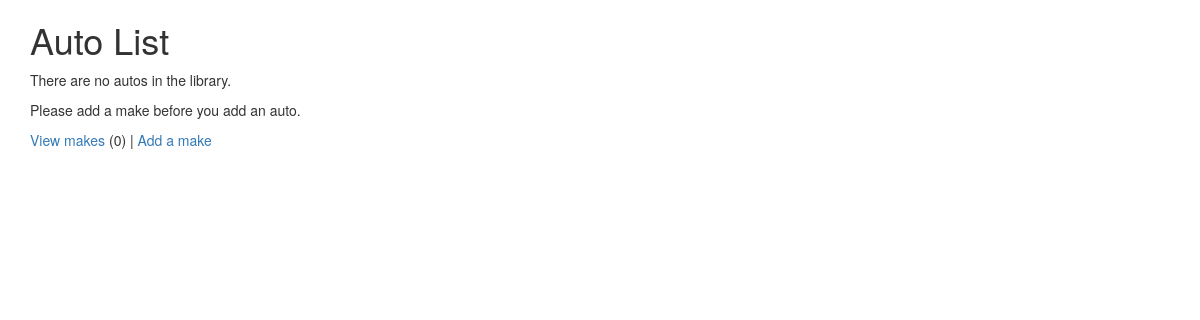
The app's page /autos/ (signed in), older data.
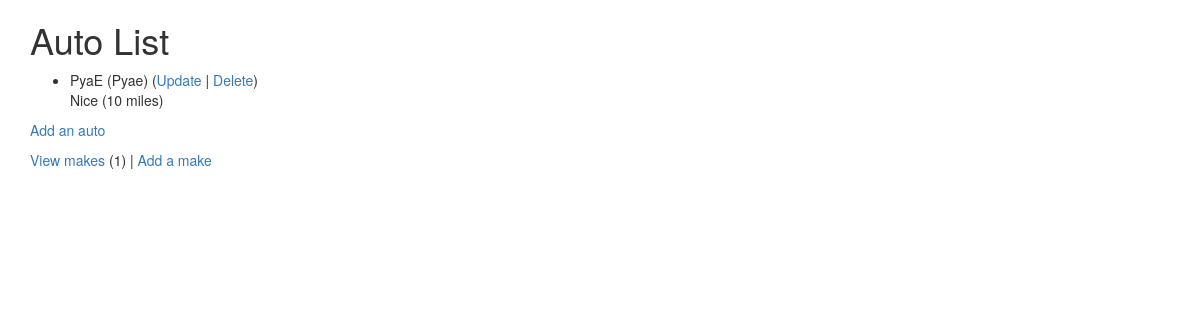
The same page, newer data.
### autos/models.py (models this page shows, shortened)
class Auto(models.Model):
    nickname = models.CharField(
            max_length=200,
            validators=[MinLengthValidator(2, "Nickname must be greater than 1 character")]
    )
    mileage = models.PositiveIntegerField()
    comments = models.CharField(max_length=300)
    make = models.ForeignKey('Make', on_delete=models.CASCADE, null=False)

class Make(models.Model):
    name = models.CharField(
            max_length=200,
            help_text='Enter a make (e.g. Dodge)',
            validators=[MinLengthValidator(2, "Make must be greater than 1 character")]
    )
    def __str__(self):
        return self.name

### autos/views.py (the view)
# urls.py: path('', views.MainView.as_view(), name='all'),
class MainView(LoginRequiredMixin, View):
    def get(self, request):
        mc = Make.objects.all().count()
        al = Auto.objects.all()
        ctx = {'make_count': mc, 'auto_list': al}
        return render(request, 'autos/auto_list.html', ctx)

### autos/templates/autos/auto_list.html
{% extends "base_bootstrap.html" %}
{% block content %}
  <h1>Auto List</h1>
  {% if auto_list %}
  <ul>
    {% for auto in auto_list %}
      <li>
          {{ auto.nickname }} ({{ auto.make }})
          (<a href="{% url 'autos:auto_update' auto.id %}">Update</a> |
          <a href="{% url 'autos:auto_delete' auto.id %}">Delete</a>) <br/>
          {{ auto.comments }} ({{ auto.mileage }} miles)
      </li>
    {% endfor %}
  </ul>
  {% else %}
    <p>There are no autos in the library.</p>
  {% endif %}
  <p>
    {% if make_count > 0 %}
      <a href="{% url 'autos:auto_create' %}">Add an auto</a>
    {% else %}
      Please add a make before you add an auto.
    {% endif %}
  </p>
  <p>
  <a href="{% url 'autos:make_list' %}">View makes</a> ({{ make_count }}) |
    <a href="{% url 'autos:make_create' %}">Add a make</a>
  </p>
{% endblock %}

Row changes from the older to the newer data that the page shows:
added Auto: nickname "PyaE", make "Pyae", comments "Nice", mileage "10"
Text that changed along with them:
{{ make_count }}: "0" → "1"
text no longer shown: "There are no autos in the library. Please add a make before you add an auto."
text now shown: "Add an auto"
